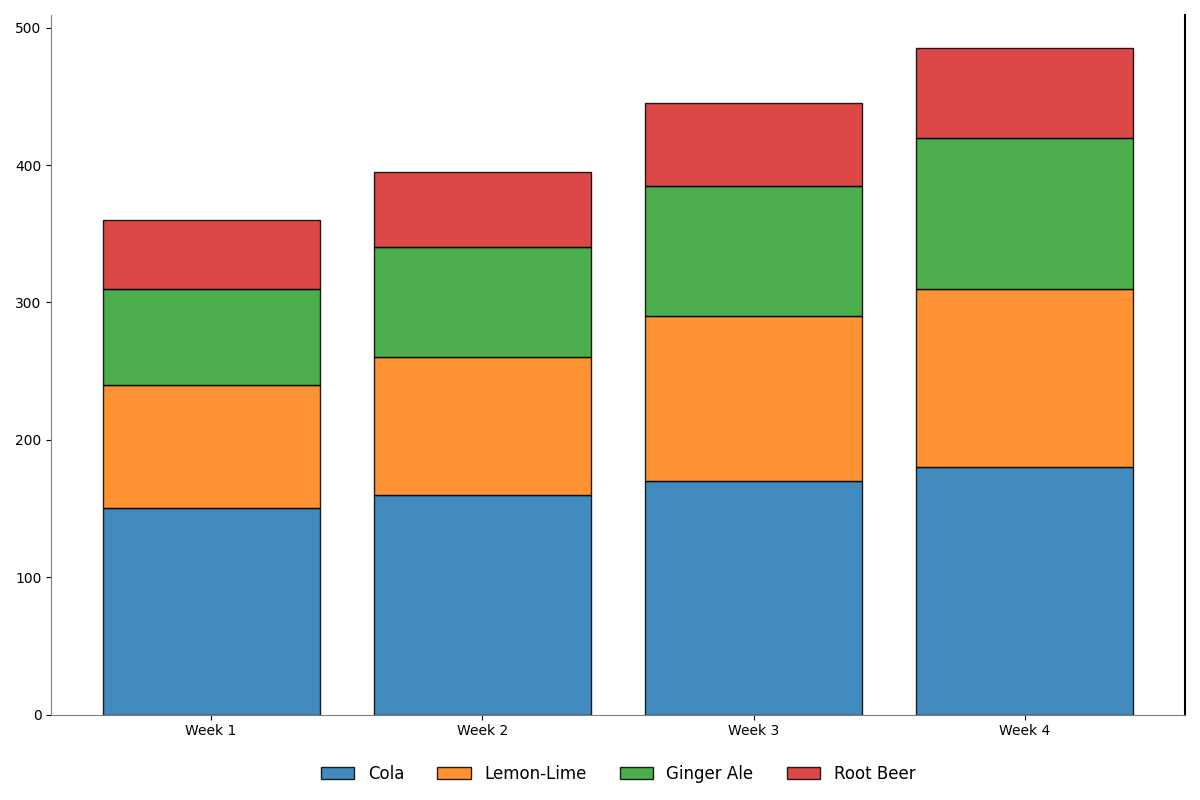

Python code for this plot:
import matplotlib.pyplot as plt
import numpy as np

weeks = ['Week 1', 'Week 2', 'Week 3', 'Week 4']
soft_drinks = ['Cola', 'Lemon-Lime', 'Ginger Ale', 'Root Beer']

cola_sales = [150, 160, 170, 180]
lemon_lime_sales = [90, 100, 120, 130]
ginger_ale_sales = [70, 80, 95, 110]
root_beer_sales = [50, 55, 60, 65]

total_sales = [cola_sales, lemon_lime_sales, ginger_ale_sales, root_beer_sales]

fig, ax = plt.subplots(figsize=(12, 8))

colors = ['#1f77b4', '#ff7f0e', '#2ca02c', '#d62728']
marker_styles = ['o', 's', '^', 'D']  # Circle, Square, Triangle Up, Diamond
line_styles = ['-', '--', '-.', ':']  # Solid, Dashed, Dash-dot, Dotted

bottom_values = np.zeros(len(weeks))

for sales, color, marker, line in zip(total_sales, colors, marker_styles, line_styles):
    ax.bar(weeks, sales, bottom=bottom_values, color=color, edgecolor='black', alpha=0.85)
    bottom_values += np.array(sales)

ax.legend(soft_drinks, loc='upper center', bbox_to_anchor=(0.5, -0.05), fontsize=12, ncol=4, frameon=False)

ax.yaxis.grid(False)

ax.spines['top'].set_visible(False)
ax.spines['right'].set_linewidth(1.5)
ax.spines['bottom'].set_color('gray')
ax.spines['left'].set_color('gray')

plt.tight_layout()

plt.show()
